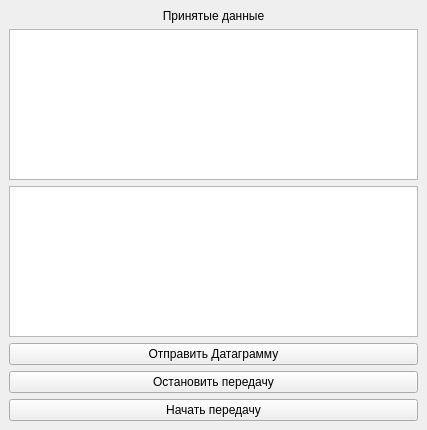
<?xml version="1.0" encoding="UTF-8"?>
<ui version="4.0">
 <class>MainWindow</class>
 <widget class="QMainWindow" name="MainWindow">
  <property name="geometry">
   <rect>
    <x>0</x>
    <y>0</y>
    <width>427</width>
    <height>430</height>
   </rect>
  </property>
  <property name="windowTitle">
   <string>MainWindow</string>
  </property>
  <widget class="QWidget" name="centralwidget">
   <layout class="QVBoxLayout" name="verticalLayout">
    <item>
     <widget class="QLabel" name="lb_receiveData">
      <property name="text">
       <string>Принятые данные</string>
      </property>
      <property name="alignment">
       <set>Qt::AlignCenter</set>
      </property>
     </widget>
    </item>
    <item>
     <widget class="QTextEdit" name="te_result"/>
    </item>
    <item>
     <widget class="QTextEdit" name="te_scr"/>
    </item>
    <item>
     <widget class="QPushButton" name="pb_send">
      <property name="text">
       <string>Отправить Датаграмму</string>
      </property>
     </widget>
    </item>
    <item>
     <widget class="QPushButton" name="pb_stop">
      <property name="text">
       <string>Остановить передачу</string>
      </property>
     </widget>
    </item>
    <item>
     <widget class="QPushButton" name="pb_start">
      <property name="text">
       <string>Начать передачу</string>
      </property>
     </widget>
    </item>
   </layout>
  </widget>
 </widget>
 <resources/>
 <connections/>
</ui>
